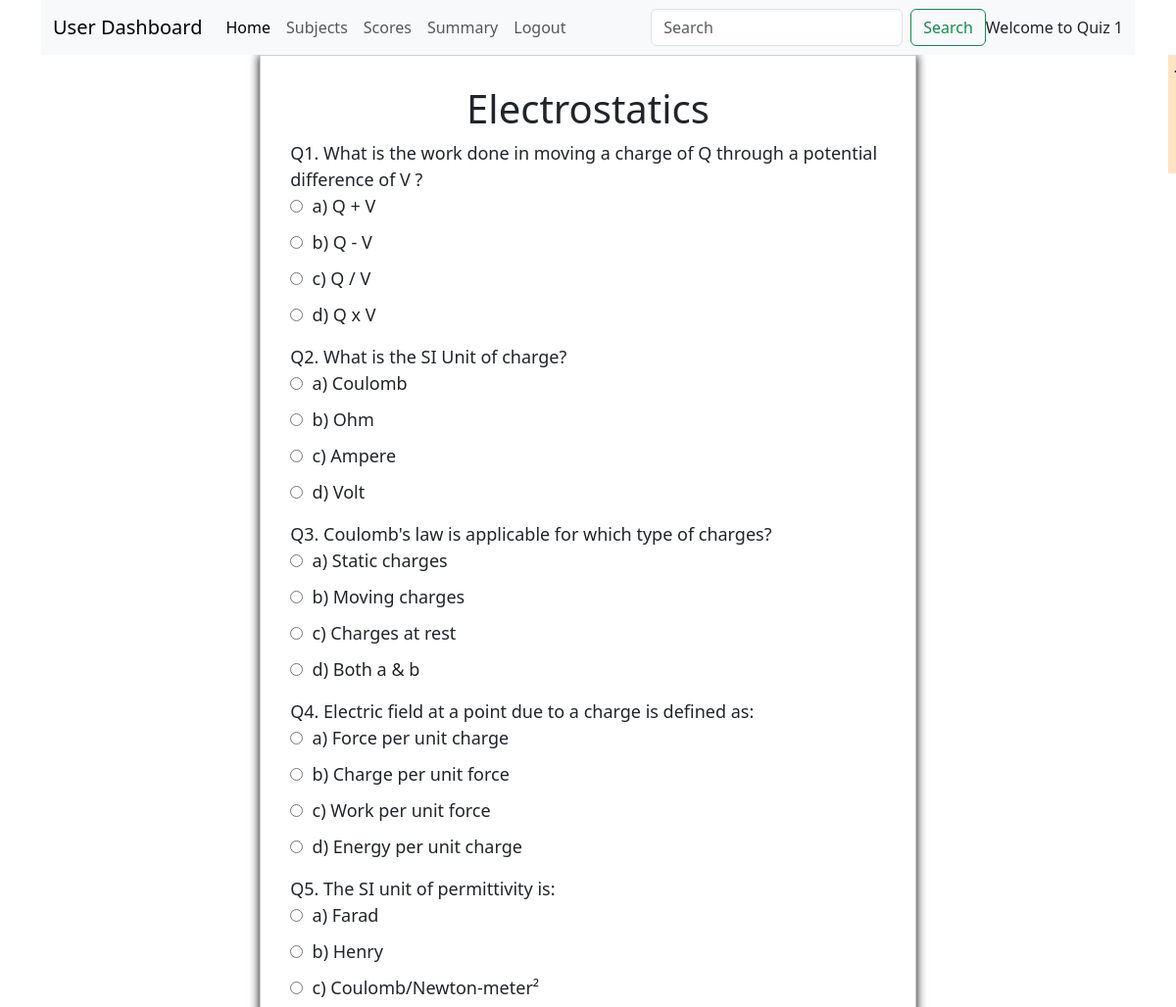
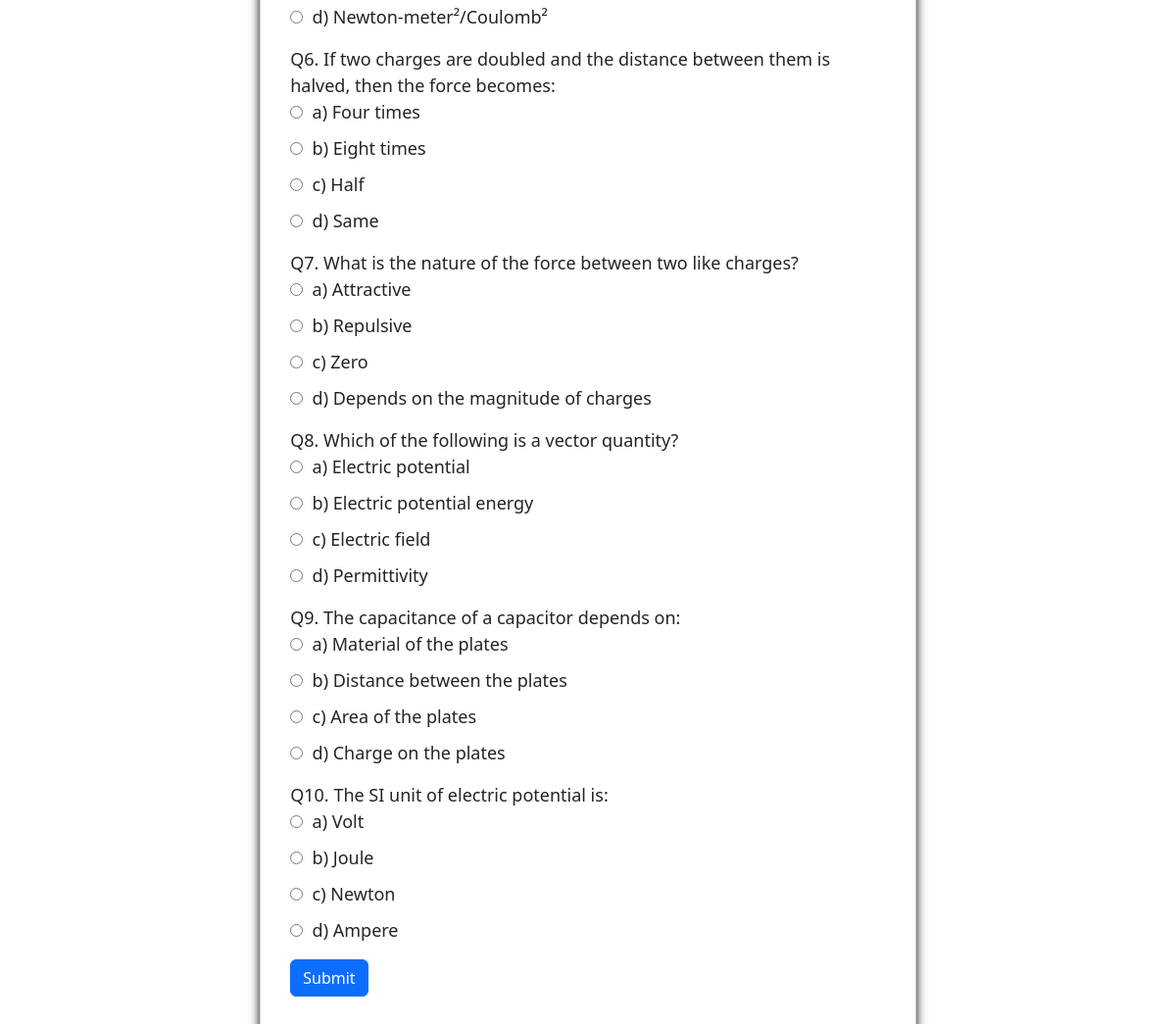
The app's page /attempt_quiz/1/Quiz 1 (signed in) with its own data (2 pictures, top to bottom).
### backend/models.py (models this page shows)
class Quiz(db.Model):
  __tablename__="quiz"
  q_id=db.Column(db.Integer, primary_key=True, nullable=False)
  name=db.Column(db.String, nullable=False)
  chapter_id=db.Column(db.Integer, db.ForeignKey("chapter.ch_id"), nullable=False)
  date_of_quiz=db.Column(db.DateTime, nullable=False, default=datetime.now())
  time_duration=db.Column(db.Integer, nullable=True, default=60)
  remarks=db.Column(db.String)
  questions=db.relationship("Question", cascade="all,delete", backref="quiz", lazy=True)
  scores=db.relationship("Scores", cascade="all,delete", backref="quiz", lazy=True)

class Chapter(db.Model):
  __tablename__="chapter"
  ch_id=db.Column(db.Integer, primary_key=True, nullable=False)
  subject_id=db.Column(db.Integer, db.ForeignKey("subject.sub_id"), nullable=False)
  name=db.Column(db.String, nullable=False)
  description=db.Column(db.String)
  quizes=db.relationship("Quiz", cascade="all,delete", backref="chapter", lazy=True)

class Question(db.Model):
  __tablename__="question"
  ques_id=db.Column(db.Integer, primary_key=True, nullable=False)
  quiz_id=db.Column(db.Integer, db.ForeignKey("quiz.q_id"), nullable=False)
  question_statement=db.Column(db.String, nullable=False)
  q_title=db.Column(db.String, nullable=False)
  option_1=db.Column(db.String, nullable=False)
  option_2=db.Column(db.String, nullable=False)
  option_3=db.Column(db.String, nullable=False)
  option_4=db.Column(db.String, nullable=False)
  correct_option=db.Column(db.Integer, nullable=False)

### backend/controllers.py (the view, shortened to what this page needs)
@app.route('/attempt_quiz/<int:quiz_id>/<string:name>', methods=['GET','POST'])
def mainquiz(quiz_id, name):
  if request.method == 'GET':
    quiz = db.session.query(Quiz).filter(Quiz.q_id == quiz_id).first()
    current_date_time = datetime.now()
    date_of_quiz = quiz.date_of_quiz
    if(date_of_quiz < current_date_time):
      return render_template('error.html', name=name)
    questions = db.session.query(Question).filter(Question.quiz_id == quiz_id).all()
    return render_template('user_mainquiz.html', quiz=quiz, questions=questions, name=name)

### templates/user_mainquiz.html (shortened to what this page needs)
<!DOCTYPE html>
<html lang="en">
<head>
  <link href="https://cdn.jsdelivr.net/npm/bootstrap@5.3.3/dist/css/bootstrap.min.css" rel="stylesheet">
  <link href="https://cdn.jsdelivr.net/npm/bootstrap-icons/font/bootstrap-icons.css" rel="stylesheet">
  <link href="/static/style/user_dashboard.css" rel="stylesheet">
</head>
<body>
  <div class="container new-container">
    <nav class="navbar navbar-expand-lg bg-body-tertiary">
      <div class="container-fluid">
        <a class="navbar-brand" href="#">User Dashboard</a>
        <div class="collapse navbar-collapse" id="navbarSupportedContent">
          <ul class="navbar-nav me-auto mb-2 mb-lg-0">
            <li class="nav-item">
              <a class="nav-link active" aria-current="page" href="/user_dashboard/{{name}}">Home</a>
            </li>
            <li class="nav-item">
              <a class="nav-link" href="/explore_subject/{{name}}">Subjects</a>
            </li>
            <li class="nav-item">
              <a class="nav-link" href="/score/{{name}}">Scores</a>
            </li>
            <li class="nav-item">
              <a class="nav-link" href="/user_summary/{{name}}">Summary</a>
            </li>
            <li class="nav-item">
              <a class="nav-link" onclick="window.location.href='/'">Logout</a>
            </li>
          </ul>
          <form class="d-flex" role="search" method="POST" action="/user_search/{{name}}">
            <input class="form-control me-2" type="search" placeholder="Search" aria-label="Search" name="search" id="search">
            <button class="btn btn-outline-success" type="submit">Search</button>
          </form>
          <span class="nav=text">
            Welcome to {{name}}
          </span>
        </div>
      </div>
    </nav>
    <div id="timer-container" style="padding:0.4rem; margin:0 0 0 1150px; width:fit-content; position:fixed; font-size:1.5rem; background-color:bisque;">Time Left: m  s</div>
    <div class="quiz-container">
      <h1 style="text-align: center;">{{quiz.chapter.name}} {{quiz.q_title}}</h1>
      <form method="POST" action="/attempt_quiz/{{quiz.q_id}}/{{name}}" >
        <div class="question">
        {% for question in questions %}
        <div  name="question_{{question.ques_id}}" id="question">Q{{loop.index}}. {{question.question_statement}}</div>
        <ul class="options">
          <li class="option"><input type="radio" name="{{question.ques_id}}" id="option_1" value="1" ><label for="question">&nbsp; {{question.option_1}}</label></li>
          <li class="option"><input type="radio" name="{{question.ques_id}}" id="option_2" value="2"  ><label for="question">&nbsp; {{question.option_2}}</label></li>
          <li class="option"><input type="radio" name="{{question.ques_id}}" id="option_3" value="3" ><label for="question">&nbsp; {{question.option_3}}</label></li>
          <li class="option"><input type="radio" name="{{question.ques_id}}" id="option_4" value="4"  ><label for="question">&nbsp; {{question.option_4}}</label></li>
        </ul>
      {% endfor %}
    </div>
    <div class="mb-3 center">
      <button type="submit" class="btn btn-primary">Submit</button>
    </div>
      </form>
    </div>
  </div>
</body>
</html>

### static/style/user_dashboard.css (style rules this page uses)
.quiz-container { margin: auto; border: 1px solid #ccccccf5; width: 60%; padding: 30px; box-shadow: 0 0 10px black; }
.question { font-size: 18px; }
.options { list-style-type: none; padding: 0; }
.option { margin-bottom: 10px; }
li a { cursor: pointer; }

### records on screen
Quiz: name "Quiz 1"
Chapter: chapter.name "Electrostatics"
Question: question_statement "What is the work done in moving a charge of Q through a potential difference of V ?", option_1 "a) Q + V", option_2 "b) Q - V", option_3 "c) Q / V", option_4 "d) Q x V"
Question: question_statement "What is the SI Unit of charge?", option_1 "a) Coulomb", option_2 "b) Ohm", option_3 "c) Ampere", option_4 "d) Volt"
Question: question_statement "Coulomb's law is applicable for which type of charges?", option_1 "a) Static charges", option_2 "b) Moving charges", option_3 "c) Charges at rest", option_4 "d) Both a & b"
Question: question_statement "Electric field at a point due to a charge is defined as:", option_1 "a) Force per unit charge", option_2 "b) Charge per unit force", option_3 "c) Work per unit force", option_4 "d) Energy per unit charge"
Question: question_statement "The SI unit of permittivity is:", option_1 "a) Farad", option_2 "b) Henry", option_3 "c) Coulomb/Newton-meter²", option_4 "d) Newton-meter²/Coulomb²"
Question: question_statement "If two charges are doubled and the distance between them is halved, then the force becomes:", option_1 "a) Four times", option_2 "b) Eight times", option_3 "c) Half", option_4 "d) Same"
Question: question_statement "What is the nature of the force between two like charges?", option_1 "a) Attractive", option_2 "b) Repulsive", option_3 "c) Zero", option_4 "d) Depends on the magnitude of charges"
Question: question_statement "Which of the following is a vector quantity?", option_1 "a) Electric potential", option_2 "b) Electric potential energy", option_3 "c) Electric field", option_4 "d) Permittivity"
Question: question_statement "The capacitance of a capacitor depends on:", option_1 "a) Material of the plates", option_2 "b) Distance between the plates", option_3 "c) Area of the plates", option_4 "d) Charge on the plates"
Question: question_statement "The SI unit of electric potential is:", option_1 "a) Volt", option_2 "b) Joule", option_3 "c) Newton", option_4 "d) Ampere"
